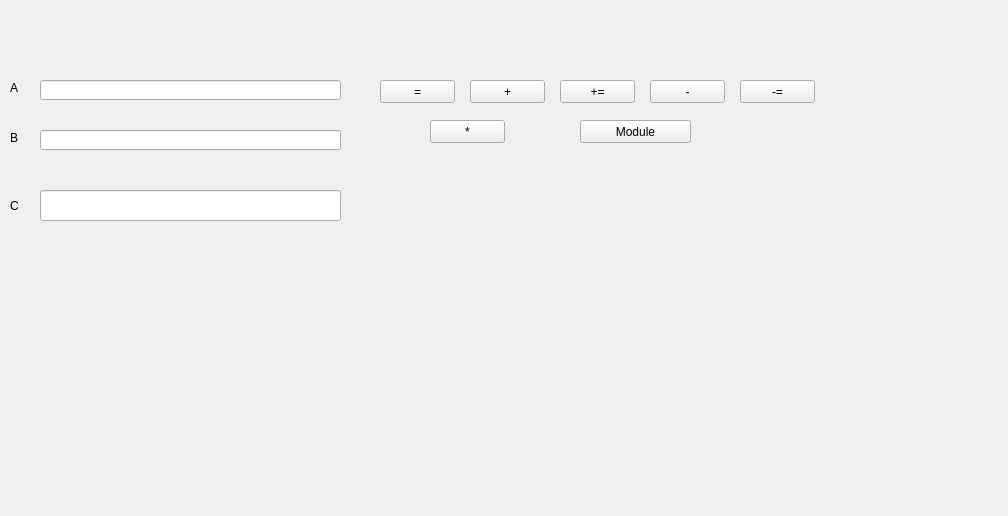
<?xml version="1.0" encoding="UTF-8"?>
<ui version="4.0">
 <class>InterFace</class>
 <widget class="QWidget" name="InterFace">
  <property name="geometry">
   <rect>
    <x>0</x>
    <y>0</y>
    <width>1008</width>
    <height>516</height>
   </rect>
  </property>
  <property name="windowTitle">
   <string>InterFace</string>
  </property>
  <widget class="QPushButton" name="pushButton">
   <property name="geometry">
    <rect>
     <x>380</x>
     <y>80</y>
     <width>75</width>
     <height>23</height>
    </rect>
   </property>
   <property name="text">
    <string>=</string>
   </property>
  </widget>
  <widget class="QPushButton" name="pushButton_2">
   <property name="geometry">
    <rect>
     <x>470</x>
     <y>80</y>
     <width>75</width>
     <height>23</height>
    </rect>
   </property>
   <property name="text">
    <string>+</string>
   </property>
  </widget>
  <widget class="QPushButton" name="pushButton_3">
   <property name="geometry">
    <rect>
     <x>560</x>
     <y>80</y>
     <width>75</width>
     <height>23</height>
    </rect>
   </property>
   <property name="text">
    <string>+=</string>
   </property>
  </widget>
  <widget class="QPushButton" name="pushButton_4">
   <property name="geometry">
    <rect>
     <x>740</x>
     <y>80</y>
     <width>75</width>
     <height>23</height>
    </rect>
   </property>
   <property name="text">
    <string>-=</string>
   </property>
  </widget>
  <widget class="QPushButton" name="pushButton_5">
   <property name="geometry">
    <rect>
     <x>650</x>
     <y>80</y>
     <width>75</width>
     <height>23</height>
    </rect>
   </property>
   <property name="text">
    <string>-</string>
   </property>
  </widget>
  <widget class="QPushButton" name="pushButton_6">
   <property name="geometry">
    <rect>
     <x>430</x>
     <y>120</y>
     <width>75</width>
     <height>23</height>
    </rect>
   </property>
   <property name="text">
    <string>*</string>
   </property>
  </widget>
  <widget class="QPushButton" name="pushButton_7">
   <property name="geometry">
    <rect>
     <x>580</x>
     <y>120</y>
     <width>111</width>
     <height>23</height>
    </rect>
   </property>
   <property name="text">
    <string>Module</string>
   </property>
  </widget>
  <widget class="QLineEdit" name="A">
   <property name="geometry">
    <rect>
     <x>40</x>
     <y>80</y>
     <width>301</width>
     <height>20</height>
    </rect>
   </property>
  </widget>
  <widget class="QLineEdit" name="B">
   <property name="geometry">
    <rect>
     <x>40</x>
     <y>130</y>
     <width>301</width>
     <height>20</height>
    </rect>
   </property>
  </widget>
  <widget class="QLineEdit" name="lineEdit_3">
   <property name="enabled">
    <bool>true</bool>
   </property>
   <property name="geometry">
    <rect>
     <x>40</x>
     <y>190</y>
     <width>301</width>
     <height>31</height>
    </rect>
   </property>
  </widget>
  <widget class="QLabel" name="label">
   <property name="geometry">
    <rect>
     <x>10</x>
     <y>80</y>
     <width>21</width>
     <height>16</height>
    </rect>
   </property>
   <property name="text">
    <string>A</string>
   </property>
  </widget>
  <widget class="QLabel" name="label_2">
   <property name="geometry">
    <rect>
     <x>10</x>
     <y>130</y>
     <width>21</width>
     <height>16</height>
    </rect>
   </property>
   <property name="text">
    <string>B</string>
   </property>
  </widget>
  <widget class="QLabel" name="label_3">
   <property name="geometry">
    <rect>
     <x>10</x>
     <y>190</y>
     <width>21</width>
     <height>31</height>
    </rect>
   </property>
   <property name="text">
    <string>C</string>
   </property>
  </widget>
 </widget>
 <layoutdefault spacing="6" margin="11"/>
 <resources/>
 <connections/>
</ui>
